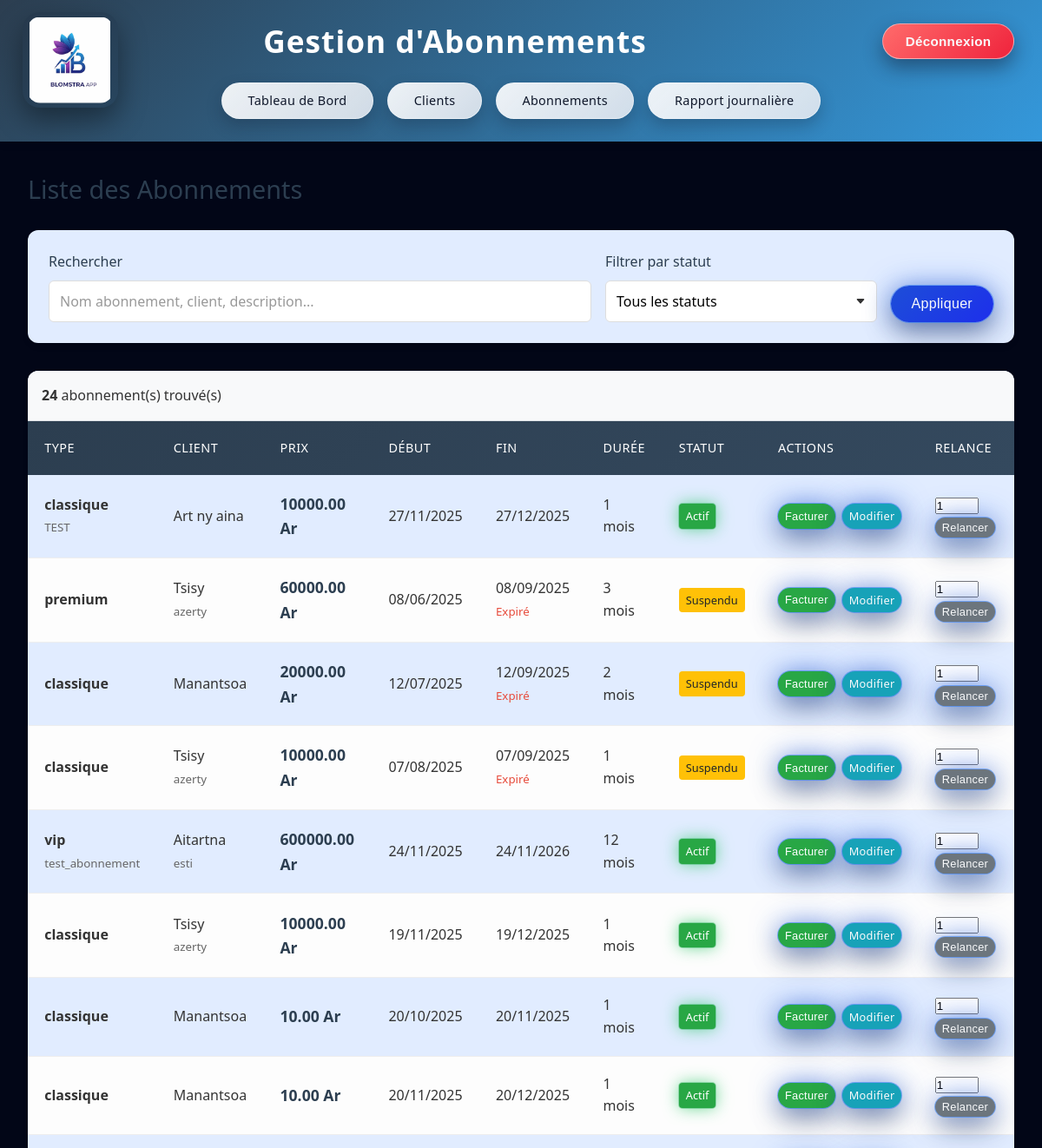
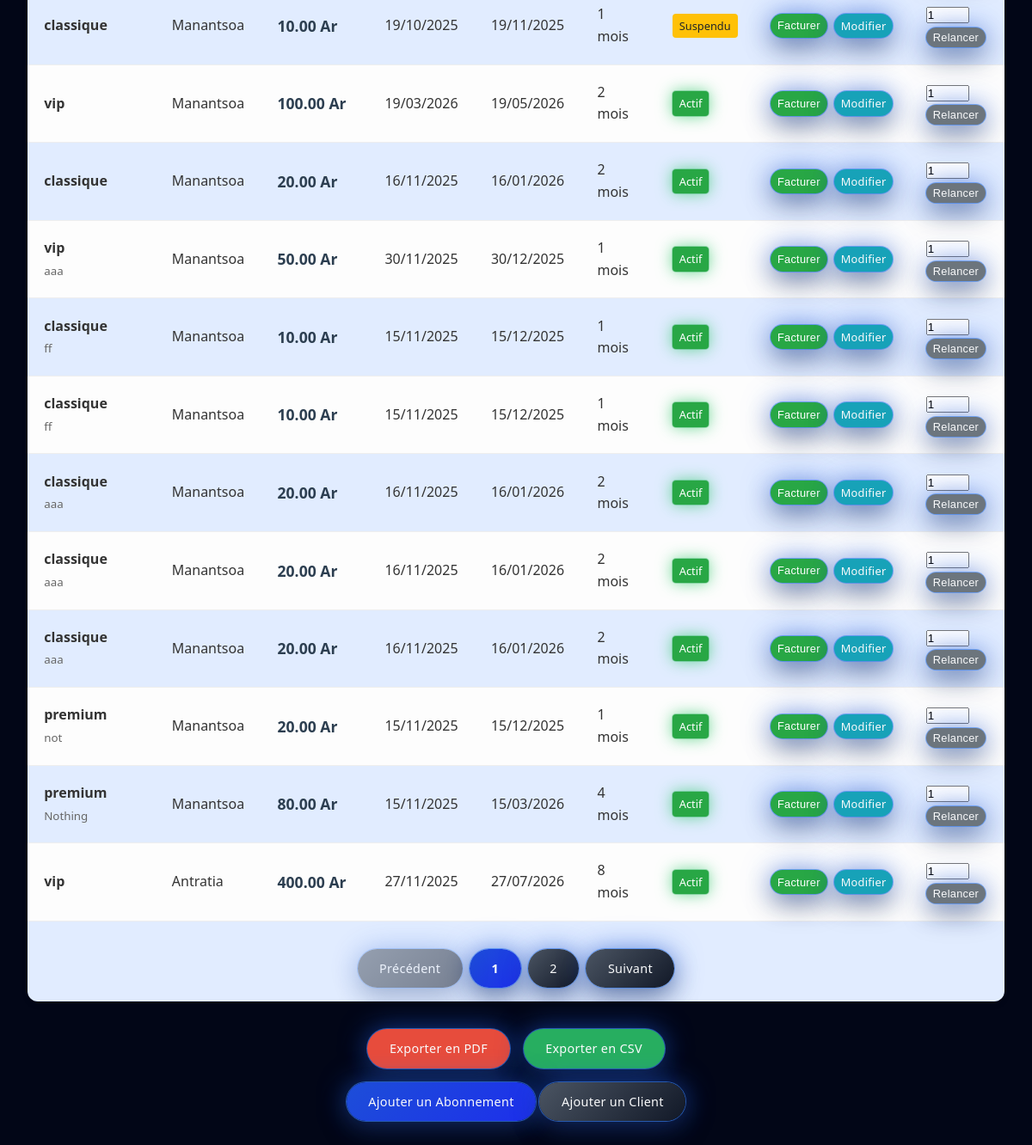
/abonnements/ (signed in), run on the app's committed database (2 pictures, top to bottom).
### subscriptions/models.py (models this page shows, shortened)
class Subscription(models.Model):
    STATUT_CHOICES = [
        ('actif', 'Actif'),
        ('inactif', 'Inactif'),
        ('suspendu', 'Suspendu'),
        ('expire', 'Expiré'),
    ]
    ABONNEMENT_CHOICES = [
        ('classique', 'Classique'),
        ('premium', 'Premium'),
        ('vip', 'VIP'),
    ]
    TARIFS = {
        'classique': 10000.0,
        'premium': 20000.0,
        'vip': 50000.0,
    }
    client = models.ForeignKey(Client, on_delete=models.CASCADE)
    nom_abonnement = models.CharField(max_length=20, choices=ABONNEMENT_CHOICES, default='classique')
    description = models.TextField(blank=True)
    prix = models.DecimalField(max_digits=10, decimal_places=2,validators=[MinValueValidator(0)])
    date_debut = models.DateField()
    date_fin = models.DateField()
    duree_mois = models.IntegerField(help_text="Durée en mois")
    statut = models.CharField(max_length=20, choices=STATUT_CHOICES, default='actif')
    date_creation = models.DateTimeField(auto_now_add=True)
    def est_expire(self):
        today = timezone.now().date()
        is_expired = self.date_fin < today
        if is_expired and self.statut != 'suspendu':
            self.statut = 'suspendu'
            self.save(update_fields=['statut'])
        return is_expired
    class Meta:
        verbose_name = "Abonnement"
        verbose_name_plural = "Abonnements"

class Client(models.Model):
    TYPE_CHOICES = [
        ('personnel', 'Personnel'),
        ('entreprise', 'Entreprise'),
    ]
    user = models.OneToOneField(User, null=True, blank=True, on_delete=models.SET_NULL, related_name='client')
    nom = models.CharField(max_length=100)
    email = models.EmailField()
    telephone = models.CharField(max_length=20, blank=True)
    type_client = models.CharField(max_length=20, choices=TYPE_CHOICES)
    nom_entreprise = models.CharField(max_length=100, blank=True)
    adresse = models.TextField(blank=True)
    date_creation = models.DateTimeField(auto_now_add=True)
    date_modification = models.DateTimeField(auto_now=True)
    class Meta:
        verbose_name = "Client"
        verbose_name_plural = "Clients"

### subscriptions/views.py (the view, shortened to what this page needs)
# urls.py: path('abonnements/', login_required(views.subscription_list), name='subscription_list'),
@login_required
def subscription_list(request):
    abonnements_qs = Subscription.objects.all().order_by('-date_creation')
    query = request.GET.get('q')
    statut_filter = request.GET.get('statut')
    if statut_filter:
        abonnements_qs = abonnements_qs.filter(statut=statut_filter)
    paginator = Paginator(abonnements_qs, 20)  # 20 éléments par page
    page = request.GET.get('page')
    try:
        abonnements_page = paginator.page(page)
    except PageNotAnInteger:
        abonnements_page = paginator.page(1)
    except EmptyPage:
        abonnements_page = paginator.page(paginator.num_pages)
    params = request.GET.copy()
    if 'page' in params:
        params.pop('page')
    params = params.urlencode()
    context = {
        'abonnements': abonnements_page,
        'query': query or '',
        'statut_filter': statut_filter or '',
        'params': params,
    }
    return render(request, 'subscriptions/subscription_list.html', context)

### templates/subscriptions/subscription_list.html (shortened to what this page needs)
{% extends 'subscriptions/base.html' %}
{% block content %}
<h2>Liste des Abonnements</h2>
<div class="table-container" style="margin-bottom: 2rem; padding: 1.5rem;">
    <form method="get" style="display: grid; grid-template-columns: 2fr 1fr auto; gap: 1rem; align-items: end;">
        <div>
            <label for="search" style="display: block; margin-bottom: 0.5rem; font-weight: 500; color: #2c3e50;">
                Rechercher
            </label>
            <input
                type="text"
                name="q"
                id="search"
                value="{{ query }}"
                placeholder="Nom abonnement, client, description..."
                class="form-control"
            >
        </div>
        <div>
            <label for="statut-filter" style="display: block; margin-bottom: 0.5rem; font-weight: 500; color: #2c3e50;">
                Filtrer par statut
            </label>
            <select name="statut" id="statut-filter" class="form-control">
                <option value="">Tous les statuts</option>
            </select>
        </div>
        <div>
            <button type="submit" class="btn" style="margin-bottom: 0;">
                Appliquer
            </button>
        </div>
    </form>
</div>
{% if abonnements %}
<div class="table-container">
    <div style="padding: 1rem; background: #f8f9fa; border-bottom: 1px solid #dee2e6;">
        <strong>{{ abonnements.paginator.count }}</strong> abonnement(s) trouvé(s)
    </div>
    <table>
        <thead>
            <tr>
                <th>Type</th>
                <th>Client</th>
                <th>Prix</th>
                <th>Début</th>
                <th>Fin</th>
                <th>Durée</th>
                <th>Statut</th>
                <th>Actions</th>
                <th>Relance</th>
            </tr>
        </thead>
        <tbody>
            {% for abonnement in abonnements %}
            <tr>
                <td>
                    <strong>{{ abonnement.nom_abonnement }}</strong>
                    {% if abonnement.description %}
                    <br><small style="color: #666;">{{ abonnement.description|truncatewords:10 }}</small>
                    {% endif %}
                </td>
                <td>
                    {{ abonnement.client.nom }}
                    {% if abonnement.client.nom_entreprise %}
                    <br><small style="color: #666;">{{ abonnement.client.nom_entreprise }}</small>
                    {% endif %}
                </td>
                <td>
                    <strong style="color: #2c3e50; font-size: 1.1rem;">{{ abonnement.prix }} Ar</strong>
                </td>
                <td>{{ abonnement.date_debut|date:"d/m/Y" }}</td>
                <td>
                    {{ abonnement.date_fin|date:"d/m/Y" }}
                    {% if abonnement.est_expire %}
                    <br><small style="color: #e74c3c;">Expiré</small>
                    {% endif %}
                </td>
                <td>{{ abonnement.duree_mois }} mois</td>
                <td>
                    <span class="badge badge-{{ abonnement.statut }}">
                        {{ abonnement.get_statut_display }}
                    </span>
                </td>
                <td>
                    <div style="display: flex; gap: 0.5rem">
                        <button
                            type="button"
                            data-abonnement-id="{{ abonnement.pk }}"
                            class="btn btn-facturer"
                            style="padding: 0.25rem 0.5rem; font-size: 0.8rem; background: #28a745; color: white;">
                            Facturer
                        </button>
                        <a href="{% url 'subscriptions:subscription_edit' abonnement.pk %}"
                           class="btn"
                           style="padding: 0.25rem 0.5rem; font-size: 0.8rem; background: #17a2b8;">
                            Modifier
                        </a>
                    </div>
                </td>
                <td>
                    <form method="post" action="{% url 'subscriptions:subscription_renew' abonnement.pk %}" style="display:inline;">
                        <input type="number" name="duree_mois_relance" min="1" max="24" value="1"
                               style="width: 50px; margin-right: 0.5rem;">
                        <button
                            type="submit"
                            class="btn btn-secondary"
                            onclick="return confirm('Confirmer la relance de cet abonnement ?');"
                            title="Relancer l'abonnement"
                            style="padding: 0.25rem 0.5rem; font-size: 0.8rem; background: #6c757d;">
                            Relancer
                        </button>
                    </form>
                </td>
            </tr>
            {% endfor %}
        </tbody>
    </table>
    <div style="padding: 1rem; display:flex; justify-content:center; gap: 0.5rem; align-items:center; margin-top: 1rem;">
        {% if abonnements.has_previous %}
            <a href="?page={{ abonnements.previous_page_number }}{% if params %}&{{ params }}{% endif %}" class="btn btn-secondary">Précédent</a>
        {% else %}
            <span class="btn btn-secondary" style="opacity:0.5; cursor:default;">Précédent</span>
        {% endif %}
        {% for i in abonnements.paginator.page_range %}
            {% if abonnements.number == i %}
                <span class="btn" style="font-weight:700;">{{ i }}</span>
            {% else %}
                <a href="?page={{ i }}{% if params %}&{{ params }}{% endif %}" class="btn btn-secondary">{{ i }}</a>
            {% endif %}
        {% endfor %}
        {% if abonnements.has_next %}
            <a href="?page={{ abonnements.next_page_number }}{% if params %}&{{ params }}{% endif %}" class="btn btn-secondary">Suivant</a>
        {% else %}
            <span class="btn btn-secondary" style="opacity:0.5; cursor:default;">Suivant</span>
        {% endif %}
    </div>
</div>
{% endif %}
<div style="margin-top: 2rem; text-align: center;">
    <div style="display: flex; gap: 1rem; justify-content: center; flex-wrap: wrap; margin-bottom: 1rem;">
        <a href="{% url 'subscriptions:export_subscriptions_pdf' %}" class="btn" style="background: #e74c3c;">
            Exporter en PDF
        </a>
        <a href="{% url 'subscriptions:export_subscriptions_csv' %}" class="btn" style="background: #27ae60;">
            Exporter en CSV
        </a>
    </div>
    <a href="{% url 'subscriptions:subscription_create' %}" class="btn">
        Ajouter un Abonnement
    </a>
    <a href="{% url 'subscriptions:client_create' %}" class="btn btn-secondary">
        Ajouter un Client
    </a>
</div>
{% endblock %}

### static/css/style.css (style rules this page uses)
* { margin: 0; padding: 0; box-sizing: border-box; }
body { font-family: 'Segoe UI', Tahoma, Geneva, Verdana, sans-serif; line-height: 1.6; color: #333; background-color: #020617; }
.table-container { background: #e1ecff; border-radius: 12px; overflow: hidden; box-shadow: 0 4px 6px rgba(0,0,0,0.1); margin-bottom: 2rem; }
table { width: 100%; border-collapse: collapse; }
thead { background: linear-gradient(135deg, #2c3e50, #34495e); }
th { padding: 1.2rem; text-align: left; color: white; font-weight: 500; text-transform: uppercase; font-size: 0.9rem; letter-spacing: 0.5px; }
tbody tr { border-bottom: 1px solid #eee; transition: background-color 0.2s ease; }
tbody tr:nth-child(even) { background-color: #fdfdfd; }
td { padding: 1.2rem; vertical-align: middle; }
.badge { padding: 0.4rem 0.8rem; border-radius: 20px; font-size: 0.8rem; font-weight: 500; display: inline-block; }
.badge-actif { background: radial-gradient(circle at top left, #bbf7d0, #4ade80); color: #064e3b; box-shadow: 0 0 0 1px rgba(22, 163, 74, 0.3), 0 0 18px rgba(34, 197, 94, 0.65); border-radius: 999px; padding-inline: 0.9rem; font-weight: 600; }
.badge-suspendu { background: #e2e3e5; color: #383d41; }
.btn { display: inline-block; background: linear-gradient(135deg, #1d4ed8, #1d2feB); color: #f9fafb; padding: 0.7rem 1.6rem; text-decoration: none; border-radius: 999px; transition: transform 0.18s ease, box-shadow 0.18s ease, background 0.18s ease, filter 0.18s ease; border: none; cursor: pointer; font-size: 0.9rem; font-weight: 500; letter-spacing: 0.02em; box-shadow: 0 0 0 1px rgba(59, 130, 246, 0.6), 0 14px 30px rgba(15, 23, 42, 0.35), 0 0 32px rgba(37, 99, 235, 0.6); }
.btn-secondary { background: linear-gradient(135deg, #4b5563, #111827); color: #f9fafb; border: none; }
h2 { color: #2c3e50; margin-bottom: 1.5rem; font-weight: 300; font-size: 1.8rem; }
.badge-actif { background: #d4edda; color: #155724; }
.form-control { width: 100%; padding: 0.75rem; border: 1px solid #ddd; border-radius: 6px; font-size: 1rem; transition: all 0.3s ease; background-color: white; font-family: inherit; }
input[type="text"].form-control, input[type="email"].form-control, input[type="tel"].form-control, input[type="number"].form-control, input[type="date"].form-control, select.form-control, textarea.form-control { width: 100%; padding: 0.75rem; border: 1px solid #ddd; border-radius: 6px; font-size: 1rem; transition: all 0.3s ease; background-color: white; }
.form-control::placeholder { color: #999; }
select.form-control { appearance: none; background-repeat: no-repeat; background-position: right 0.75rem center; background-size: 12px; padding-right: 2.5rem; }
form .btn { font-size: 1rem; padding: 0.75rem 1.5rem; }

### templates/subscriptions/subscription_list.html (style rules this page uses)
.badge { padding: 0.25rem 0.5rem; border-radius: 4px; font-size: 0.8rem; font-weight: 500; }
.badge-actif { background-color: #28a745; color: white; }
.badge-suspendu { background-color: #ffc107; color: #212529; }

### data on the page
Subscription: nom_abonnement "classique", description "TEST", client.nom "Art ny aina", prix "10000.00", date_debut "27/11/2025", date_fin "27/12/2025", duree_mois "1", statut "Actif"
Subscription: nom_abonnement "premium", client.nom "Tsisy", client.nom_entreprise "azerty", prix "60000.00", date_debut "08/06/2025", date_fin "08/09/2025", shows "Expiré", duree_mois "3", statut "Suspendu"
Subscription: nom_abonnement "classique", client.nom "Manantsoa", prix "20000.00", date_debut "12/07/2025", date_fin "12/09/2025", shows "Expiré", duree_mois "2", statut "Suspendu"
Subscription: nom_abonnement "classique", client.nom "Tsisy", client.nom_entreprise "azerty", prix "10000.00", date_debut "07/08/2025", date_fin "07/09/2025", shows "Expiré", duree_mois "1", statut "Suspendu"
Subscription: nom_abonnement "vip", description "test_abonnement", client.nom "Aitartna", client.nom_entreprise "esti", prix "600000.00", date_debut "24/11/2025", date_fin "24/11/2026", duree_mois "12", statut "Actif"
Subscription: nom_abonnement "classique", client.nom "Tsisy", client.nom_entreprise "azerty", prix "10000.00", date_debut "19/11/2025", date_fin "19/12/2025", duree_mois "1", statut "Actif"
Subscription: nom_abonnement "classique", client.nom "Manantsoa", prix "10.00", date_debut "20/10/2025", date_fin "20/11/2025", duree_mois "1", statut "Actif"
Subscription: nom_abonnement "classique", client.nom "Manantsoa", prix "10.00", date_debut "20/11/2025", date_fin "20/12/2025", duree_mois "1", statut "Actif"
Subscription: nom_abonnement "classique", client.nom "Manantsoa", prix "10.00", date_debut "19/10/2025", date_fin "19/11/2025", duree_mois "1", statut "Suspendu"
Subscription: nom_abonnement "vip", client.nom "Manantsoa", prix "100.00", date_debut "19/03/2026", date_fin "19/05/2026", duree_mois "2", statut "Actif"
Subscription: nom_abonnement "classique", client.nom "Manantsoa", prix "20.00", date_debut "16/11/2025", date_fin "16/01/2026", duree_mois "2", statut "Actif"
Subscription: nom_abonnement "vip", description "aaa", client.nom "Manantsoa", prix "50.00", date_debut "30/11/2025", date_fin "30/12/2025", duree_mois "1", statut "Actif"
Subscription: nom_abonnement "classique", description "ff", client.nom "Manantsoa", prix "10.00", date_debut "15/11/2025", date_fin "15/12/2025", duree_mois "1", statut "Actif"
Subscription: nom_abonnement "classique", description "ff", client.nom "Manantsoa", prix "10.00", date_debut "15/11/2025", date_fin "15/12/2025", duree_mois "1", statut "Actif"
Subscription: nom_abonnement "classique", description "aaa", client.nom "Manantsoa", prix "20.00", date_debut "16/11/2025", date_fin "16/01/2026", duree_mois "2", statut "Actif"
Subscription: nom_abonnement "classique", description "aaa", client.nom "Manantsoa", prix "20.00", date_debut "16/11/2025", date_fin "16/01/2026", duree_mois "2", statut "Actif"
Subscription: nom_abonnement "classique", description "aaa", client.nom "Manantsoa", prix "20.00", date_debut "16/11/2025", date_fin "16/01/2026", duree_mois "2", statut "Actif"
Subscription: nom_abonnement "premium", description "not", client.nom "Manantsoa", prix "20.00", date_debut "15/11/2025", date_fin "15/12/2025", duree_mois "1", statut "Actif"
Subscription: nom_abonnement "premium", description "Nothing", client.nom "Manantsoa", prix "80.00", date_debut "15/11/2025", date_fin "15/03/2026", duree_mois "4", statut "Actif"
Subscription: nom_abonnement "vip", client.nom "Antratia", prix "400.00", date_debut "27/11/2025", date_fin "27/07/2026", duree_mois "8", statut "Actif"

### other printed values
{{ abonnements.paginator.count }} "24"
{{ i }} "1"
{{ i }} "2"
